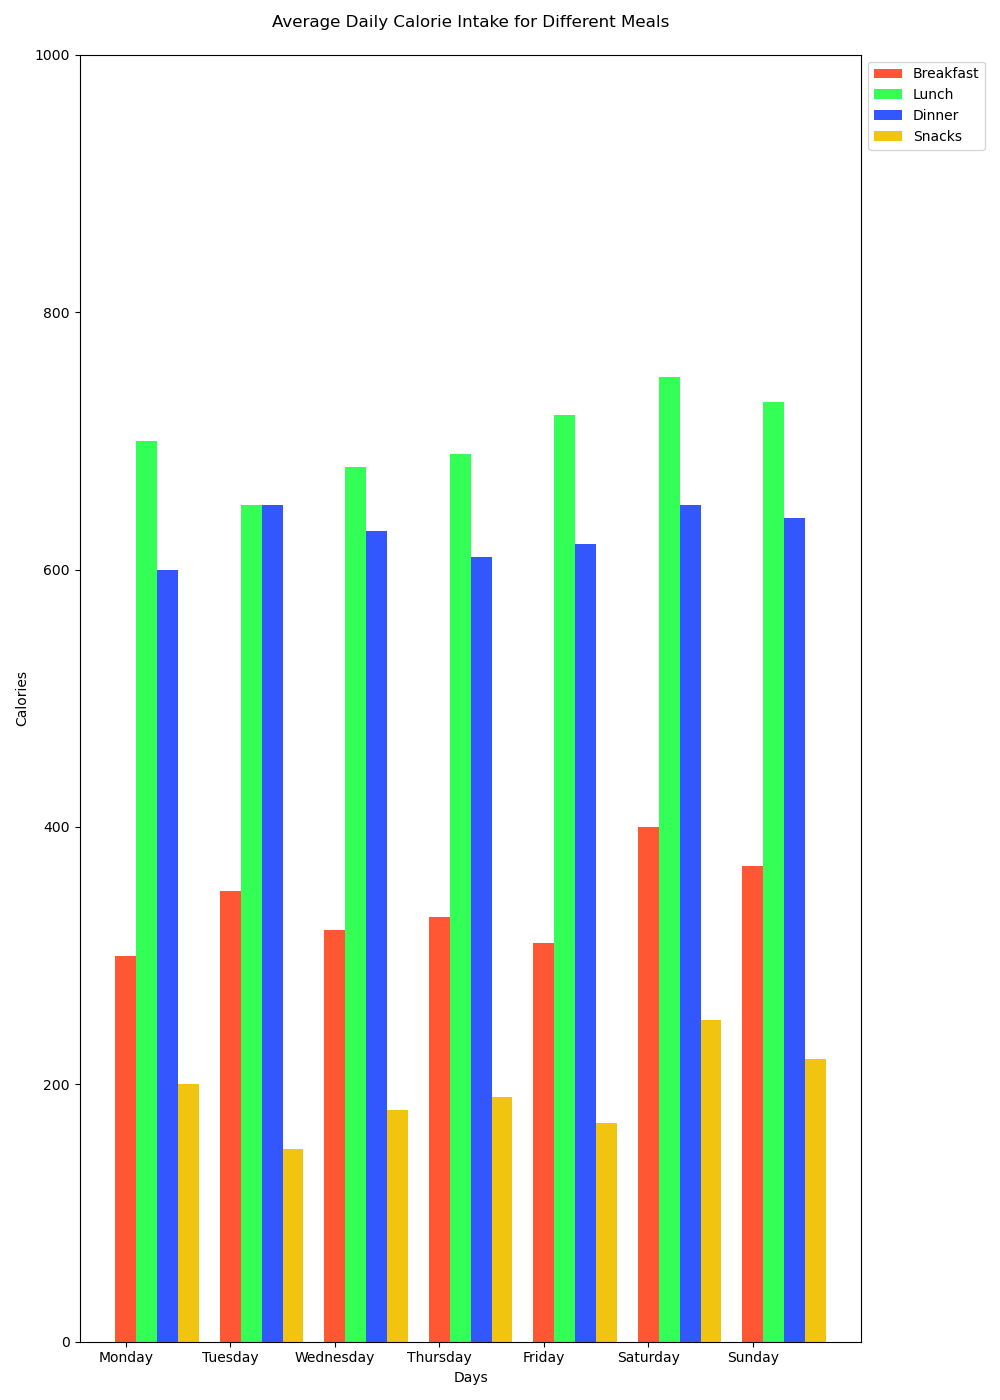

Write Python code to recreate this figure.

import matplotlib.pyplot as plt

# Data
days = ['Monday', 'Tuesday', 'Wednesday', 'Thursday', 'Friday', 'Saturday', 'Sunday']
breakfast = [300, 350, 320, 330, 310, 400, 370]
lunch = [700, 650, 680, 690, 720, 750, 730]
dinner = [600, 650, 630, 610, 620, 650, 640]
snacks = [200, 150, 180, 190, 170, 250, 220]

# Create figure and axis objects
fig, ax = plt.subplots(figsize=(10, 14))

# Plotting the bar chart
bar_width = 0.2
ax.bar(days, breakfast, color='#FF5733', width=bar_width, label='Breakfast')
ax.bar([d + bar_width for d in range(len(days))], lunch, color='#33FF57', width=bar_width, label='Lunch')
ax.bar([d + 2 * bar_width for d in range(len(days))], dinner, color='#3357FF', width=bar_width, label='Dinner')
ax.bar([d + 3 * bar_width for d in range(len(days))], snacks, color='#F1C40F', width=bar_width, label='Snacks')

# Customizing the plot (labels, title, etc.)
ax.set_xlabel('Days')
ax.set_ylabel('Calories')
ax.set_title('Average Daily Calorie Intake for Different Meals', pad=20)
ax.set_ylim([0, 1000])
ax.legend(loc='upper left', bbox_to_anchor=(1, 1))

# Adjust layout
plt.tight_layout()
plt.show()
